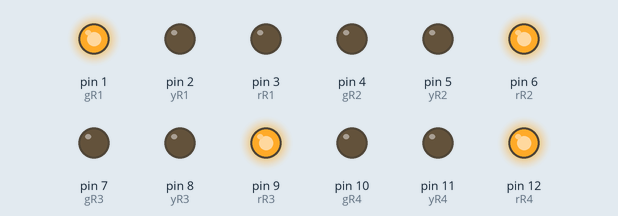
Bench run of a sketch on a simulated Arduino Uno, built with avr-gcc and run on an emulated ATmega328P. Shown: output pins drawn as LEDs (lit = HIGH).

Above: at 0.1 s.
At 6.1 s:
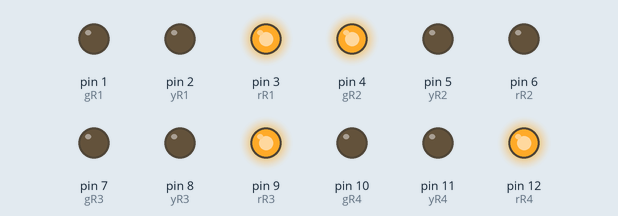
At 11.1 s:
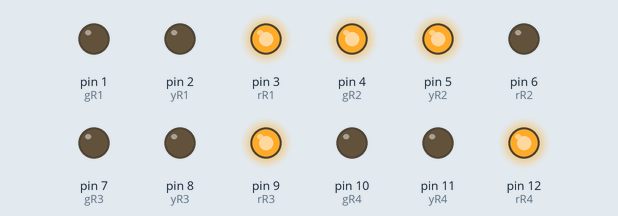
At 18.1 s:
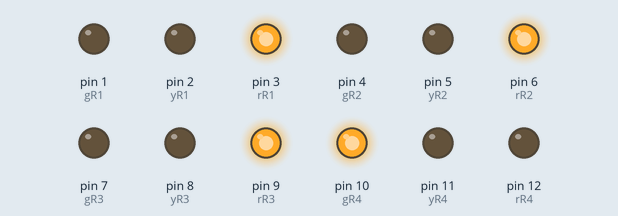
At 28.1 s:
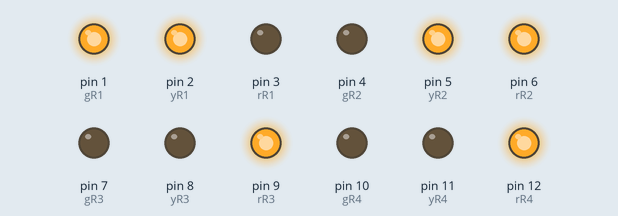
At 35.1 s:
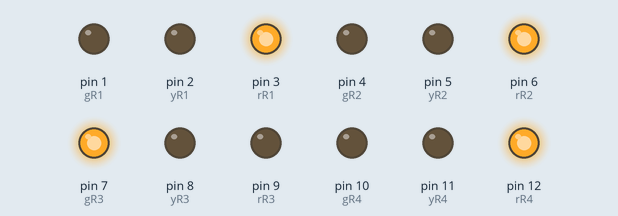
Timing chart, 0 to 36.6 s (numbered marks = the images above):
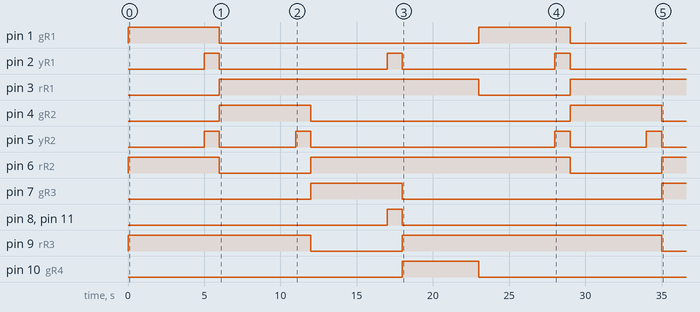

The sketch:

_4wayTraffic.ino
```cpp
const int gR1=1,yR1=2,rR1=3;
const int gR2=4,yR2=5,rR2=6;
const int gR3=7,yR3=8,rR3=9;
const int gR4=10,yR4=11,rR4=12;
void setup() {
  // put your setup code here, to run once:

  pinMode(gR1,OUTPUT);
   pinMode(yR1,OUTPUT);
    pinMode(rR1,OUTPUT);
     pinMode(gR2,OUTPUT);
      pinMode(yR2,OUTPUT);
       pinMode(rR2,OUTPUT);
        pinMode(gR3,OUTPUT);
         pinMode(yR3,OUTPUT);
          pinMode(rR3,OUTPUT);
          pinMode(gR4,OUTPUT);
         pinMode(yR4,OUTPUT);
          pinMode(rR4,OUTPUT);
}

void loop() {
  // put your main code here, to run repeatedly:
s1();
delay(5000);
s2();
delay(1000);
s3();
delay(5000);
s4();
delay(1000);
s5();
delay(5000);
s6();
delay(1000);
s7();
delay(5000);
}

void s1(){
  digitalWrite(gR1, HIGH);
  digitalWrite(yR1,LOW);
  digitalWrite(rR1, LOW);

  digitalWrite(gR2, LOW);
  digitalWrite(yR2,LOW);
  digitalWrite(rR2, HIGH);

  digitalWrite(gR3, LOW);
  digitalWrite(yR3, LOW);
  digitalWrite(rR3, HIGH);

  digitalWrite(gR4, LOW);
  digitalWrite(yR4, LOW);
  digitalWrite(rR4, HIGH);
}

void s2(){
  digitalWrite(gR1, HIGH);
  digitalWrite(yR1, HIGH);
  digitalWrite(rR1, LOW);

  digitalWrite(gR2, LOW);
  digitalWrite(yR2, HIGH);
  digitalWrite(rR2, HIGH);

  digitalWrite(gR3, LOW);
  digitalWrite(yR3, LOW);
  digitalWrite(rR3, HIGH);

  digitalWrite(gR4, LOW);
  digitalWrite(yR4, LOW);
  digitalWrite(rR4, HIGH);
}

void s3(){
  digitalWrite(gR1, LOW);
  digitalWrite(yR1, LOW);
  digitalWrite(rR1, HIGH);

  digitalWrite(gR2,HIGH);
  digitalWrite(yR2, LOW);
  digitalWrite(rR2, LOW);

  digitalWrite(gR3, LOW);
  digitalWrite(yR3, LOW);
  digitalWrite(rR3, HIGH);

  digitalWrite(gR4, LOW);
  digitalWrite(yR4, LOW);
  digitalWrite(rR4, HIGH);
}

void s4(){
  digitalWrite(gR1, LOW);
  digitalWrite(yR1, LOW);
  digitalWrite(rR1, HIGH);

  digitalWrite(gR2,HIGH);
  digitalWrite(yR2, HIGH);
  digitalWrite(rR2, LOW);

  digitalWrite(gR3, LOW);
  digitalWrite(yR3, LOW);
  digitalWrite(rR3, HIGH);

  digitalWrite(gR4, LOW);
  digitalWrite(yR4, LOW);
  digitalWrite(rR4, HIGH);
}
void s5(){
  digitalWrite(gR1, LOW);
  digitalWrite(yR1, LOW);
  digitalWrite(rR1, HIGH);

  digitalWrite(gR2,LOW);
  digitalWrite(yR2, LOW);
  digitalWrite(rR2, HIGH);

  digitalWrite(gR3, HIGH);
  digitalWrite(yR3, LOW);
  digitalWrite(rR3, LOW);

  digitalWrite(gR4, LOW);
  digitalWrite(yR4, LOW);
  digitalWrite(rR4, HIGH);
}
void s6(){
  digitalWrite(gR1, LOW);
  digitalWrite(yR1, HIGH);
  digitalWrite(rR1, HIGH);

  digitalWrite(gR2,LOW);
  digitalWrite(yR2, LOW);
  digitalWrite(rR2, HIGH);

  digitalWrite(gR3, HIGH);
  digitalWrite(yR3, HIGH);
  digitalWrite(rR3, LOW);

  digitalWrite(gR4, LOW);
  digitalWrite(yR4, HIGH);
  digitalWrite(rR4, HIGH);
}

void s7(){
  digitalWrite(gR1, LOW);
  digitalWrite(yR1, LOW);
  digitalWrite(rR1, HIGH);

  digitalWrite(gR2,LOW);
  digitalWrite(yR2, LOW);
  digitalWrite(rR2, HIGH);

  digitalWrite(gR3, LOW);
  digitalWrite(yR3, LOW);
  digitalWrite(rR3, HIGH);

  digitalWrite(gR4, HIGH);
  digitalWrite(yR4, LOW);
  digitalWrite(rR4, LOW);
}
```

Measured:
- by itself, pin 1 (gR1), pin 4 (gR2): alternates HIGH for 6.0 s and LOW for 17.0 s
- by itself, pin 2 (yR1): alternates HIGH for 1.0 s and LOW for 10.5 s
- by itself, pin 3 (rR1): LOW → HIGH at 6.0 s, → LOW 17.0 s later, → HIGH 6.0 s later
- by itself, pin 5 (yR2): LOW → HIGH at 5.0 s, → LOW 1.0 s later, → HIGH 5.0 s later, → LOW 1.0 s later, … (8 changes in this stretch)
- by itself, pin 6 (rR2): goes HIGH 6.0 s, LOW 6.0 s, HIGH 17.0 s, LOW 6.0 s, then HIGH
- by itself, pin 7 (gR3): LOW → HIGH at 12.0 s, → LOW 6.0 s later, → HIGH 17.0 s later
- by itself, pin 8 (yR3), pin 11 (yR4): LOW → HIGH at 17.0 s, → LOW 1.0 s later
- by itself, pin 9 (rR3): LOW → HIGH at 0.00 s, → LOW 12.0 s later, → HIGH 6.0 s later, → LOW 17.0 s later
